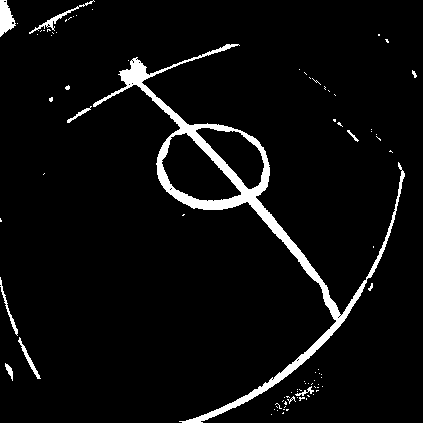
//> input picture xt detection 2014/test 2.bmp, 423 x 423 px
$ ./makeNodes 'test 2.bmp'   (built with g++ and OpenCV 4)
//> lines starting //> are read from the running program, lines starting //| are printed output that depends on the picture; after the words box and inside, x2 and y2 are one past the last pixel; in counts of white or black regions, pixels touching at a corner belong together
#include <iostream>
#include <cstdio>
#include <vector>
#include <algorithm>
#include <cmath>

#include <opencv/cv.h>
#include <opencv/cvaux.h>
#include <opencv/highgui.h>

using namespace std;
using namespace cv;

#define returnPixel1C(image, x, y) ((uchar*)(image->imageData + image->widthStep*(y)))[x]
#define INF 1000000007

void calcCij(IplImage* image, vector<vector<int> > &cij)
{
	int IMAGE_WIDTH = image->width;
	int IMAGE_HEIGHT = image->height;
	cij.clear();
	cij.resize(IMAGE_WIDTH, vector<int>(IMAGE_HEIGHT, INF));
	vector<vector<int> > whiteCount(vector<vector<int> >(IMAGE_WIDTH, vector<int>(IMAGE_HEIGHT, 0)));
	for (int i = 1; i < IMAGE_WIDTH - 1; ++i)
	{
		for (int j = 1; j < IMAGE_HEIGHT; ++j)
		{
			for (int x = -1; x < 2; ++x)
			{
				for (int y = -1; y < 2; ++y)
				{
					if(returnPixel1C(image, i+x, j+y) == 255)
						whiteCount[i][j]++;
				}
			}
		}
	}
	for (int i = 1; i < IMAGE_WIDTH - 1; ++i)
	{
		for (int j = 1; j < IMAGE_HEIGHT - 1; ++j)
		{
			if(whiteCount[i][j] == 0)
				continue;
			int count = 0;
			for (int x = -1; x < 2; ++x)
			{
				for (int y = -1; y < 2; ++y)
				{
					if(x == 0 && y == 0)
						continue;
					if(whiteCount[i+x][j+y] >= whiteCount[i][j])
						count++;
				}
			}
			cij[i][j] = count;
		}
	}
}

void createImageNodes(IplImage* image, vector<vector<int> > &cij)
{
	for (int i = 0; i < cij.size(); ++i)
	{
		for (int j = 0; j < cij[0].size(); ++j)
		{
			if(cij[i][j] == 0)
				cvCircle(image, cvPoint(i, j), 1, CV_RGB(255, 0, 0));
			if(cij[i][j] == 1 || cij[i][j] == 2)
				cvCircle(image, cvPoint(i, j), 1, CV_RGB(0, 255, 0));
		}
	}
}

int main(int argc, char const *argv[])
{
	if(argc < 2)
	{
		printf("./makeNodes <FILENAME>\n");
		return 0;
	}
	IplImage *origImg = cvLoadImage(argv[1], CV_LOAD_IMAGE_GRAYSCALE);
//> origImg: 423 rows x 423 cols, CV_8UC1; 4.8% white; 85 white regions (73 under 20 px), largest, box (x1, y1, x2, y2) and area: (93, 44, 405, 423) 7192, (0, 0, 16, 37) 365, (29, 0, 95, 34) 229
	IplImage *nodes = cvCreateImage(cvSize(origImg->width, origImg->height), 8, 3);
	int IMAGE_WIDTH = origImg->width;
//> IMAGE_WIDTH = 423
	int IMAGE_HEIGHT = origImg->height;
//> IMAGE_HEIGHT = 423
	vector<vector<int> > cij;
	calcCij(origImg, cij);
//> in calcCij, `cij.resize(IMAGE_WIDTH, vector<int>(IMAGE_HEIGHT, INF));`: cij = 423 items
//> cij = 423 items
	createImageNodes(nodes, cij);
//> after the loop in createImageNodes, `for (int i = 0; i < cij.size(); ++i)`:
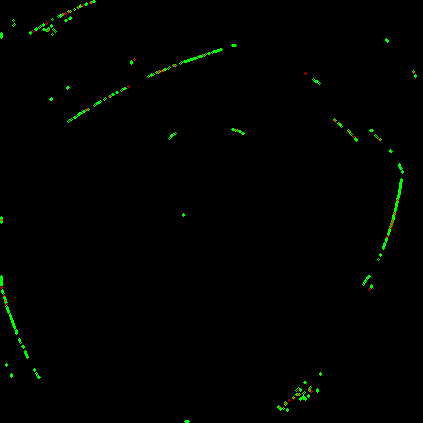
//> image: 423 rows x 423 cols, CV_8UC3; mean B, G, R 0, 1.9, 0.2
	cvShowImage("origImg", origImg);
	cvShowImage("nodes", nodes);
	cvWaitKey();
	return 0;
}
